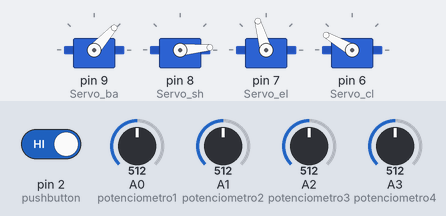
The sketch below on a simulated Arduino Uno, built with avr-gcc and run on an emulated ATmega328P. Shown: 4 × servo. The test bench sets the inputs (shaded band); at power-on: pin 2 (pushbutton) HIGH, A1 (potenciometro2) = 512, A0 (potenciometro1) = 512, A2 (potenciometro3) = 512, A3 (potenciometro4) = 512. What the sketch prints to the serial monitor is not drawn.

Above: at 7.0 s.
7.1 s: pin 2 (pushbutton) driven LOW
19.7 s: A1 (potenciometro2) set to 716
28.9 s: A0 (potenciometro1) set to 716
At 29.4 s:
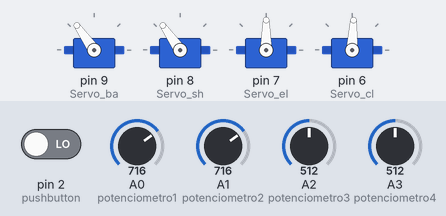
30.4 s: A2 (potenciometro3) set to 716
At 31.6 s:
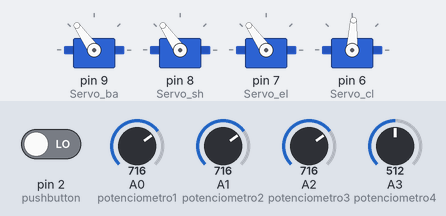
31.9 s: A3 (potenciometro4) set to 716
At 32.9 s:
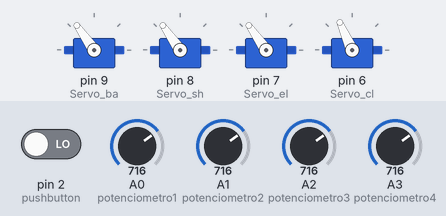
33.4 s: A0 (potenciometro1) set to 992
At 34.0 s:
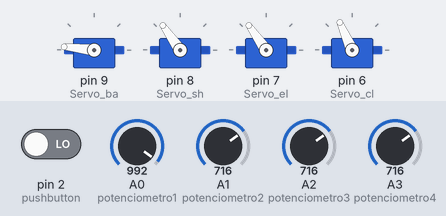
Timing chart, 0 to 35.9 s (numbered marks = the images above; inputs shaded):
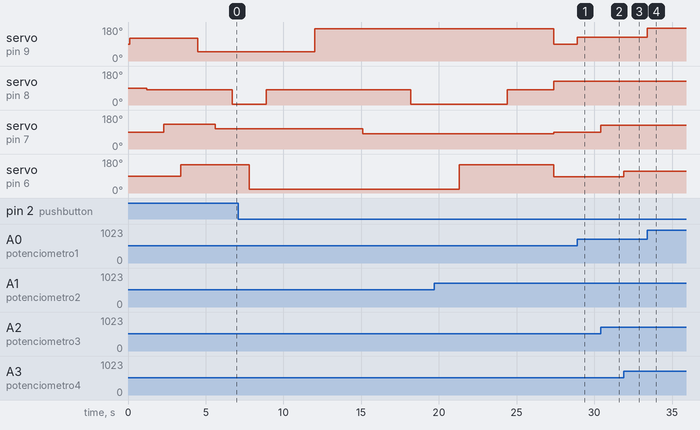

Measured:
- after the input at 28.9 s, servo on pin 9 (Servo_ba): 90° → 125° at once
- after the input at 30.4 s, servo on pin 7 (Servo_el): 90° → 125° at once
- after the input at 31.9 s, servo on pin 6 (Servo_cl): 87° → 114° at once
- after the input at 33.4 s, servo on pin 9 (Servo_ba): 125° → 174° at once

The sketch:

Final.ino
```cpp
const int potenciometro1 = A0; // pino de entrada do potenciômetro
const int potenciometro2 = A1; // pino de entrada do potenciômetro
const int potenciometro3 = A2; // pino de entrada do potenciômetro
const int potenciometro4 = A3; // pino de entrada do potenciômetro

int pushbutton= 2;

int valor1 = 0;
int valor2 = 0;
int valor3 = 0;
int valor4 = 0;

#include <Servo.h>
#define Servo_ba 9
#define Servo_sh 8
#define Servo_el 7
#define Servo_cl 6


Servo MG995_Servo1;
Servo MG995_Servo2;
Servo MG995_Servo3;
Servo MG995_Servo4;

int A = Serial.read();


void setup() {
Serial.begin(9600);
MG995_Servo1 .attach(Servo_ba);
MG995_Servo2.attach(Servo_sh);
MG995_Servo3.attach(Servo_el);
MG995_Servo4.attach(Servo_cl);
pinMode (pushbutton, INPUT);

}

void loop(){
    int buttonState = digitalRead(pushbutton);
    Serial.println(buttonState);
    delay(1);

 if(buttonState==0){

valor1 = map(analogRead(potenciometro1),0,1023,0,180);
  valor2 = map(analogRead(potenciometro2),0,1023,0,180);
  valor3 = map(analogRead(potenciometro3),0,1023,0,180);
  valor4 = map(analogRead(potenciometro4),0,1023,20,155);


 MG995_Servo1.write(valor1);
 MG995_Servo2.write(valor2);
 MG995_Servo3.write(valor3);
 MG995_Servo4.write(valor4);
 }


if((buttonState == 1)){

//Posição 1:

//Base
valor1 = map(analogRead(potenciometro1), 0, 1023, 0, 180);

delay(100);
MG995_Servo1.write(120); //Turn clockwise at high speedMG995_Servo1.attach(Servo_ba);//Always use attach function after detach to re-connect your servo with the board
delay(1000);

//SHOULDER
valor2 = map(analogRead(potenciometro2), 0, 1023, 0, 180);

delay(100);
MG995_Servo2.write(80); //Turn clockwise at high speed
   MG995_Servo2.attach(Servo_sh);//Always use attach function after detach to re-connect your servo with the board
   delay(1000);

//Elbow
valor2 = map(analogRead(potenciometro3), 0, 1023, 0, 180);

delay(100);
MG995_Servo3.write(130); //Turn clockwise at high speed
   MG995_Servo3.attach(Servo_el);//Always use attach function after detach to re-connect your servo with the board
   delay(1000);

//CLAW

//Base
valor4 = map(analogRead(potenciometro1), 0, 1023, 0, 180);

delay(100);
MG995_Servo4.write(150); //Turn clockwise at high speed
   MG995_Servo4.attach(Servo_cl);//Always use attach function after detach to re-connect your servo with the board
   delay(1000);

//=-=-=-=-=-=-=-=-=-=-=-=-==-=-=-=-=-=-=-=-=-=-=-====================----==================================================-----------------------
//POSIÇAO 2
 //Base
valor1 = map(analogRead(potenciometro1), 0, 1023, 0, 180);

delay(100);
MG995_Servo1.write(48); //Turn clockwise at high speed
   MG995_Servo1.attach(Servo_ba);//Always use attach function after detach to re-connect your servo with the board
   delay(1000);


//Elbow
valor2 = map(analogRead(potenciometro3), 0, 1023, 0, 180);

delay(100);
MG995_Servo3.write(106); //Turn clockwise at high speed
   MG995_Servo3.attach(Servo_el);//Always use attach function after detach to re-connect your servo with the board
   delay(1000);

//SHOULDER
valor2 = map(analogRead(potenciometro2), 0, 1023, 0, 180);

delay(100);
MG995_Servo2.write(5); //Turn clockwise at high speed
   MG995_Servo2.attach(Servo_sh);//Always use attach function after detach to re-connect your servo with the board
   delay(1000);


//CLAW


valor4 = map(analogRead(potenciometro1), 0, 1023, 0, 180);
delay(100);
MG995_Servo4.write(20); //Turn clockwise at high speed
   MG995_Servo4.attach(Servo_cl);//Always use attach function after detach to re-connect your servo with the board
   delay(1000);


 //****************************************************************************************************************************************************************************************

   //POSIÇÃO3:


//Pos1: SERVO2 SHOULDER
valor2 = map(analogRead(potenciometro2), 0, 1023, 0, 180);

delay(100);
MG995_Servo2.write(80); //Turn clockwise at high speed

  delay(3000);

//Pos1: SERVO1 BASE

valor1 = map(analogRead(potenciometro1), 0, 1023, 0, 180);

delay(100);
MG995_Servo1.write(170); //Turn clockwise at high speed

  delay(3000);

   //Pos1:SERVO3 ELBOW

 valor3 = map(analogRead(potenciometro3), 0, 1023, 0, 180);

delay(100);
MG995_Servo3.write(80); //Turn clockwise at high speed

  delay(3000);

  //Pos1: SERVO2 SHOULDER
valor2 = map(analogRead(potenciometro2), 0, 1023, 0, 180);

delay(100);
MG995_Servo2.write(5); //Turn clockwise at high speed


  delay(3000);


  //Pos1: SERVO4 CLAW
  valor4 = map(analogRead(potenciometro4), 0, 1023, 0, 180);

delay(100);
MG995_Servo4.write(150); //Turn clockwise at high speed
  delay(3000);

  //Pos1: SERVO2 SHOULDER
valor2 = map(analogRead(potenciometro2), 0, 1023, 0, 180);

delay(100);
MG995_Servo2.write(80); //Turn clockwise at high speed

  delay(3000);
  }
  }
```
